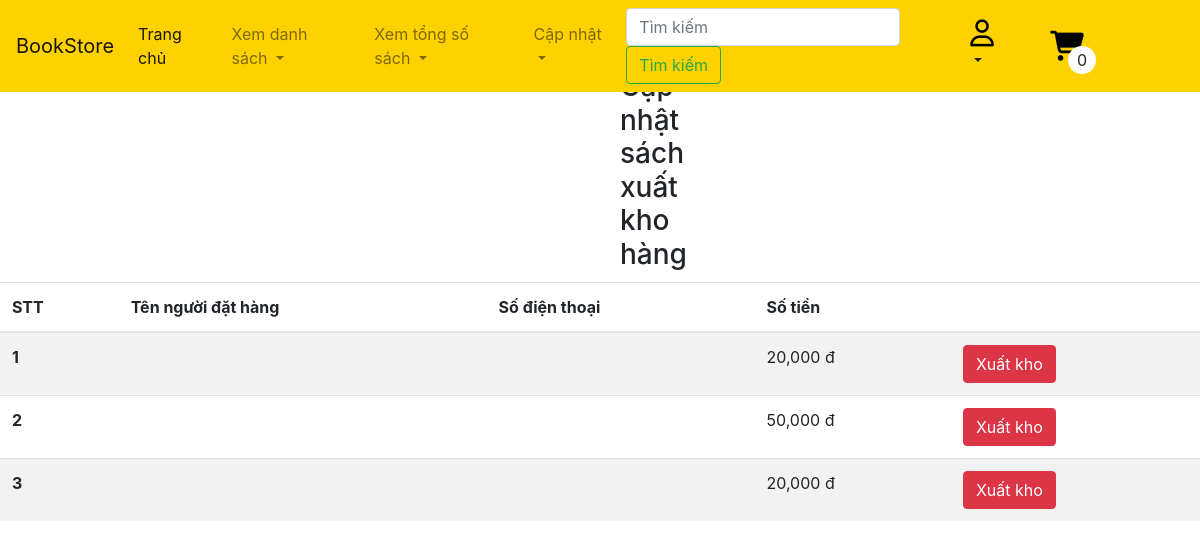
The app's page /staff/updateStateInvoice.php, older data.
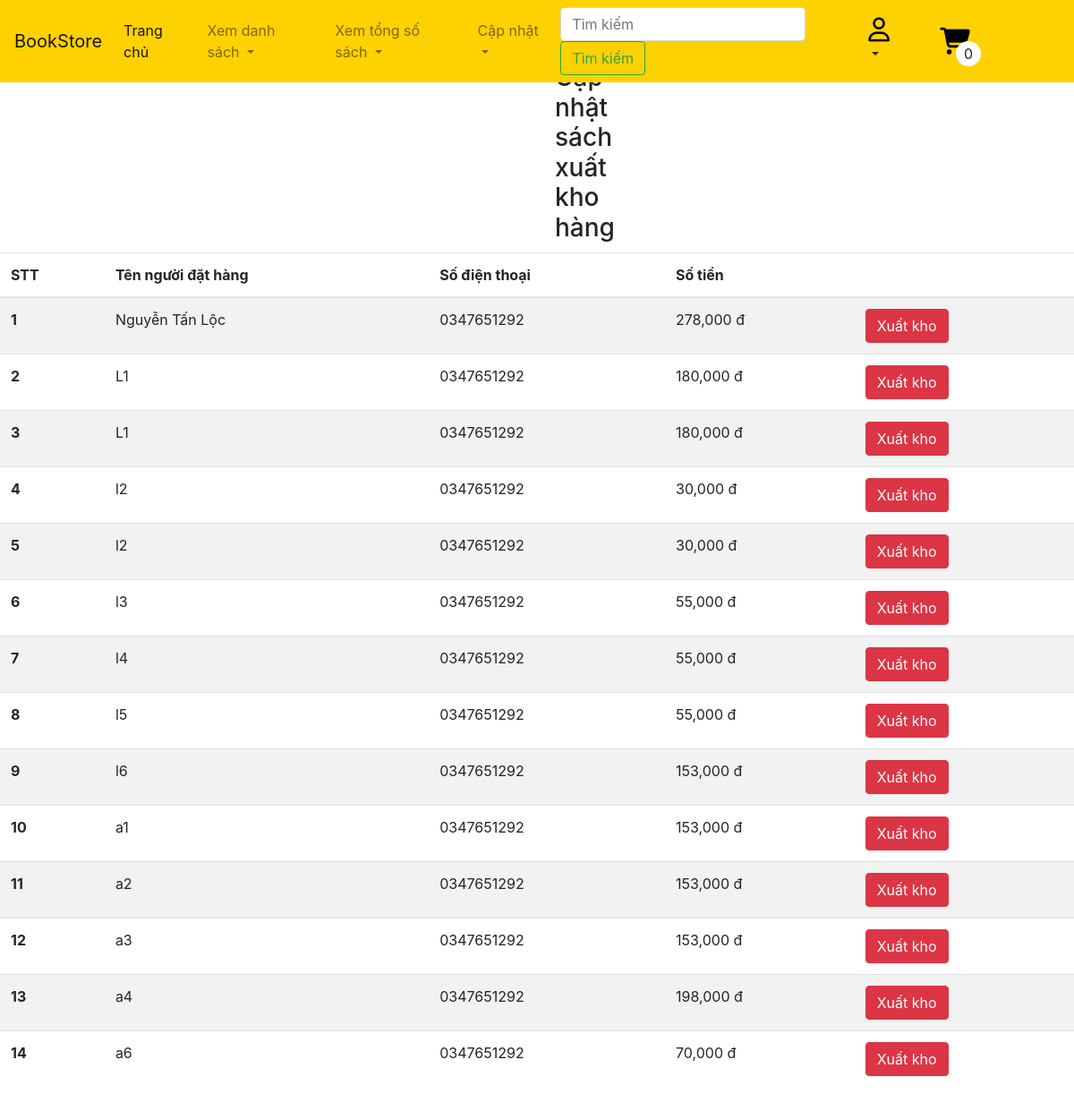
The same page, newer data.
### tables this page shows
CREATE TABLE `invoice` (
  `id` int(11) NOT NULL,
  `customer_id` int(11) NOT NULL,
  `total_money` int(11) DEFAULT NULL,
  `state` int(11) DEFAULT NULL,
  `method_pay` int(11) DEFAULT NULL,
  `date_pay` date DEFAULT NULL,
  `fullname` varchar(50) NOT NULL,
  `phone` varchar(20) NOT NULL,
  `address` varchar(50) NOT NULL
);

### DB.php (called while the page is built, shortened)
<?php
function executeResult($sql, $isSingle = false) {
    $data = null;
    $conn = mysqli_connect(HOST, USERNAME, PASSWORD, DATABASE);
    mysqli_set_charset($conn, 'utf8');
    $resultset = mysqli_query($conn, $sql);
    if($resultset){
        if($isSingle) {
            $data = mysqli_fetch_array($resultset, 1);
        } else {
            $data = [];
            while(($row = mysqli_fetch_array($resultset, 1)) != null) {
                $data[] = $row;
            }
        }
    }
    return $data;
}

### staff/updateStateInvoice.php (the view, shortened to what this page needs)
<?php
    require_once "../headerStaff.php";
    $sql = "SELECT *
            FROM `invoice`
            WHERE state IN (0,4)";
    $invoices = executeResult($sql);
?>
<h3 style="margin:70px 620px 0">Cập nhật sách xuất kho hàng</h3>
<table style="margin-top:10px" class="table table-striped">
    <thead>
        <tr>
            <th scope="col">STT</th>
            <th scope="col">Tên người đặt hàng</th>
            <th scope="col">Số điện thoại</th>
            <th scope="col">Số tiền</th>
            <th scope="col"></th>
        </tr>
    </thead>
    <tbody>
<?php
    $countinvoices = count($invoices);
    for($i=0;$i<$countinvoices;$i++){
        echo '<tr>
                <th scope="row">'.($i+1).'</th>
                <td>'.$invoices[$i]["fullname"].'</td>
                <td>'.$invoices[$i]["phone"].'</td>
                <td>'.number_format($invoices[$i]["total_money"]).' đ</td>
                <td><a href="staff/updateStateInvoice.php?id='.$invoices[$i]["id"].'"><button type="button" class="btn btn-danger">Xuất kho</button></a></td>
            </tr>';
    }
?>
    </tbody>
</table>
<?php
  require_once "../footer.php";
?>

Row changes from the older to the newer data that the page shows:
removed invoice: total_money "20,000"
removed invoice: total_money "50,000"
removed invoice: total_money "20,000"
added invoice: fullname "Nguyễn Tấn Lộc", phone "0347651292", total_money "278,000"
added invoice: fullname "L1", phone "0347651292", total_money "180,000"
added invoice: fullname "L1", phone "0347651292", total_money "180,000"
added invoice: fullname "l2", phone "0347651292", total_money "30,000"
added invoice: fullname "l2", phone "0347651292", total_money "30,000"
added invoice: fullname "l3", phone "0347651292", total_money "55,000"
added invoice: fullname "l4", phone "0347651292", total_money "55,000"
added invoice: fullname "l5", phone "0347651292", total_money "55,000"
added invoice: fullname "l6", phone "0347651292", total_money "153,000"
added invoice: fullname "a1", phone "0347651292", total_money "153,000"
added invoice: fullname "a2", phone "0347651292", total_money "153,000"
added invoice: fullname "a3", phone "0347651292", total_money "153,000"
added invoice: fullname "a4", phone "0347651292", total_money "198,000"
added invoice: fullname "a6", phone "0347651292", total_money "70,000"
